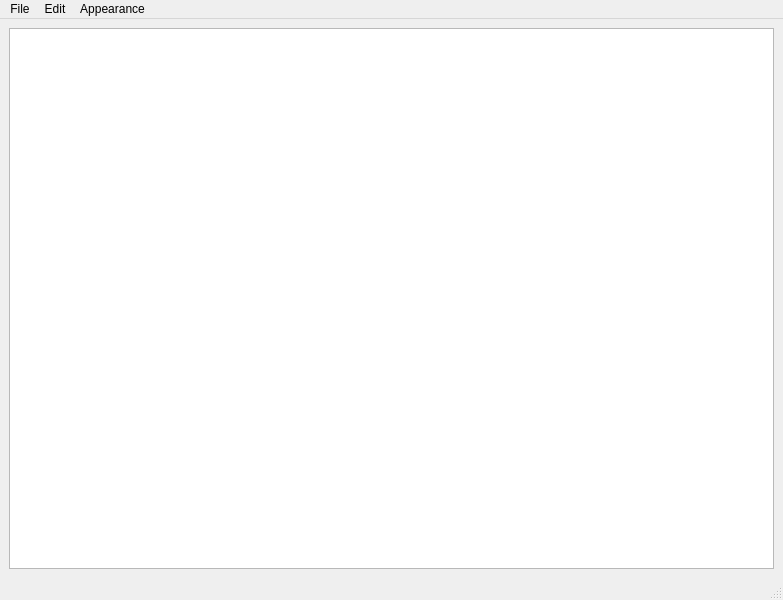
<?xml version="1.0" encoding="UTF-8"?>
<ui version="4.0">
 <class>MainWindow</class>
 <widget class="QMainWindow" name="MainWindow">
  <property name="geometry">
   <rect>
    <x>0</x>
    <y>0</y>
    <width>783</width>
    <height>600</height>
   </rect>
  </property>
  <property name="windowTitle">
   <string>MainWindow</string>
  </property>
  <widget class="QWidget" name="centralwidget">
   <layout class="QGridLayout" name="gridLayout">
    <item row="0" column="0">
     <widget class="QTextEdit" name="textEdit"/>
    </item>
   </layout>
  </widget>
  <widget class="QMenuBar" name="menubar">
   <property name="geometry">
    <rect>
     <x>0</x>
     <y>0</y>
     <width>783</width>
     <height>22</height>
    </rect>
   </property>
   <widget class="QMenu" name="menuFile">
    <property name="title">
     <string>File</string>
    </property>
    <addaction name="actionNew"/>
    <addaction name="actionOpen"/>
    <addaction name="separator"/>
    <addaction name="actionSave"/>
    <addaction name="actionSave_as"/>
   </widget>
   <widget class="QMenu" name="menuEdit">
    <property name="title">
     <string>Edit</string>
    </property>
    <addaction name="actionUndo"/>
    <addaction name="actionRedo"/>
    <addaction name="separator"/>
    <addaction name="actionCopy"/>
    <addaction name="actionCut"/>
    <addaction name="actionPaste"/>
   </widget>
   <widget class="QMenu" name="menuAppearance">
    <property name="title">
     <string>Appearance</string>
    </property>
    <addaction name="actionSet_Dark_Mode"/>
    <addaction name="actionSet_Light_Mode"/>
    <addaction name="separator"/>
    <addaction name="actionChange_Font_Size"/>
   </widget>
   <addaction name="menuFile"/>
   <addaction name="menuEdit"/>
   <addaction name="menuAppearance"/>
  </widget>
  <widget class="QStatusBar" name="statusbar"/>
  <action name="actionNew">
   <property name="text">
    <string>New</string>
   </property>
  </action>
  <action name="actionOpen">
   <property name="text">
    <string>Open</string>
   </property>
  </action>
  <action name="actionSave">
   <property name="text">
    <string>Save</string>
   </property>
  </action>
  <action name="actionSave_as">
   <property name="text">
    <string>Save as</string>
   </property>
  </action>
  <action name="actionUndo">
   <property name="text">
    <string>Undo</string>
   </property>
  </action>
  <action name="actionRedo">
   <property name="text">
    <string>Redo</string>
   </property>
  </action>
  <action name="actionCopy">
   <property name="text">
    <string>Copy</string>
   </property>
  </action>
  <action name="actionCut">
   <property name="text">
    <string>Cut</string>
   </property>
  </action>
  <action name="actionPaste">
   <property name="text">
    <string>Paste</string>
   </property>
  </action>
  <action name="actionSet_Dark_Mode">
   <property name="text">
    <string>Set Dark Mode</string>
   </property>
  </action>
  <action name="actionSet_Light_Mode">
   <property name="text">
    <string>Set Light Mode</string>
   </property>
  </action>
  <action name="actionChange_Font_Size">
   <property name="text">
    <string>Change Font Size</string>
   </property>
  </action>
 </widget>
 <resources/>
 <connections/>
</ui>
